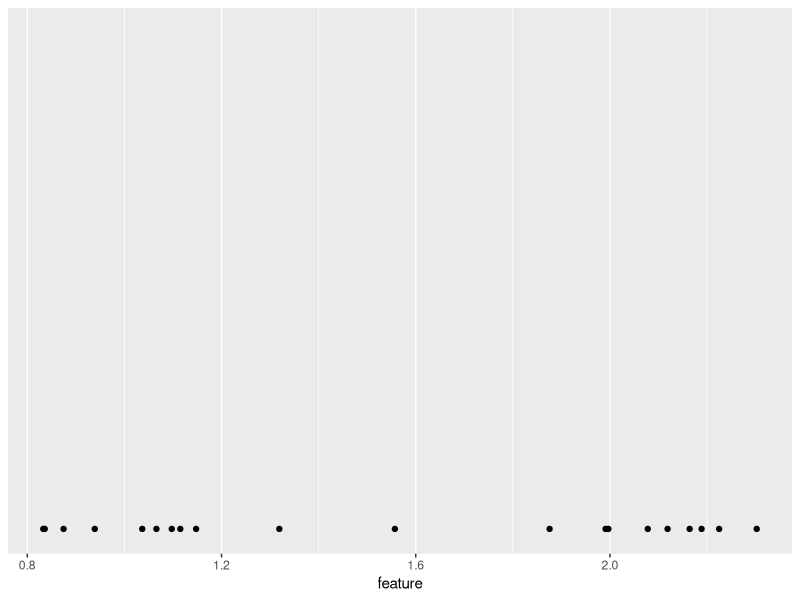
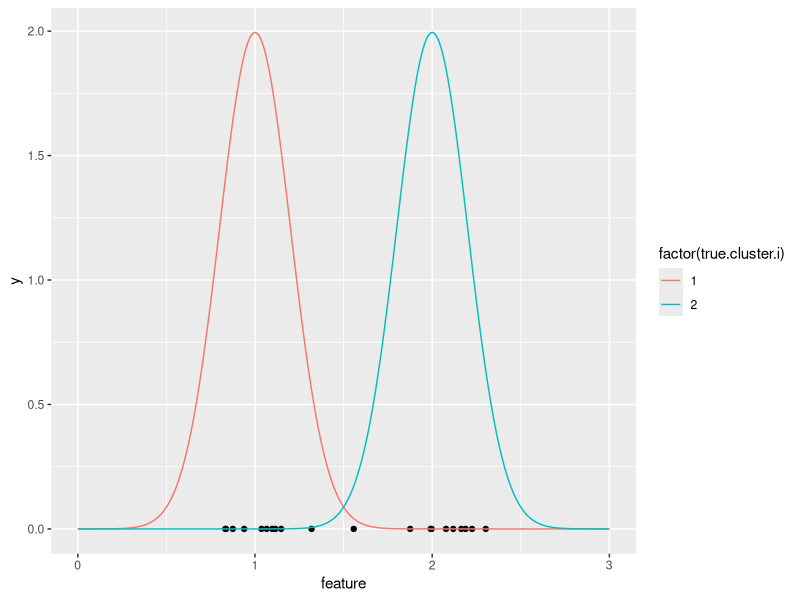
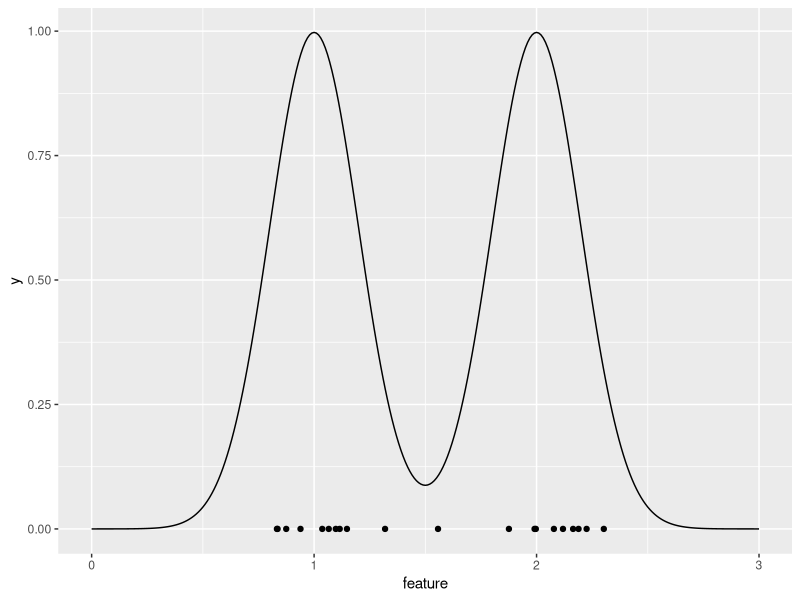
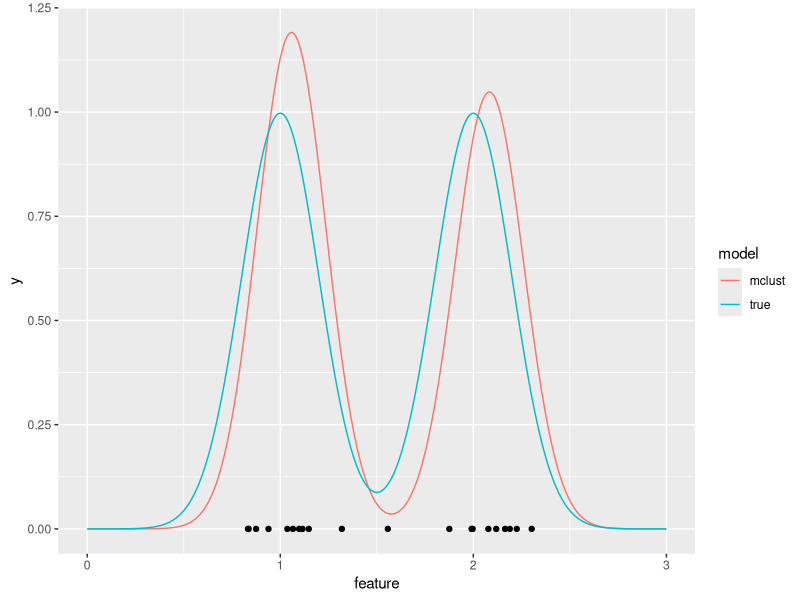
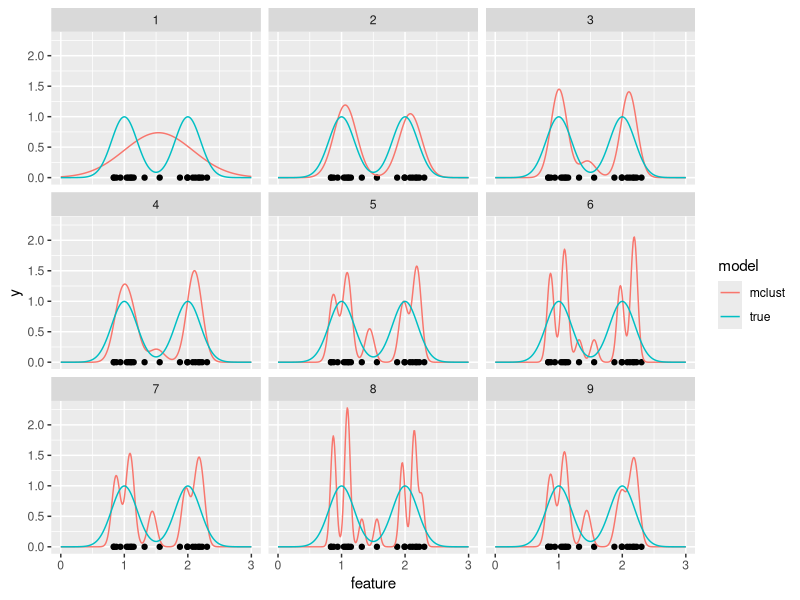
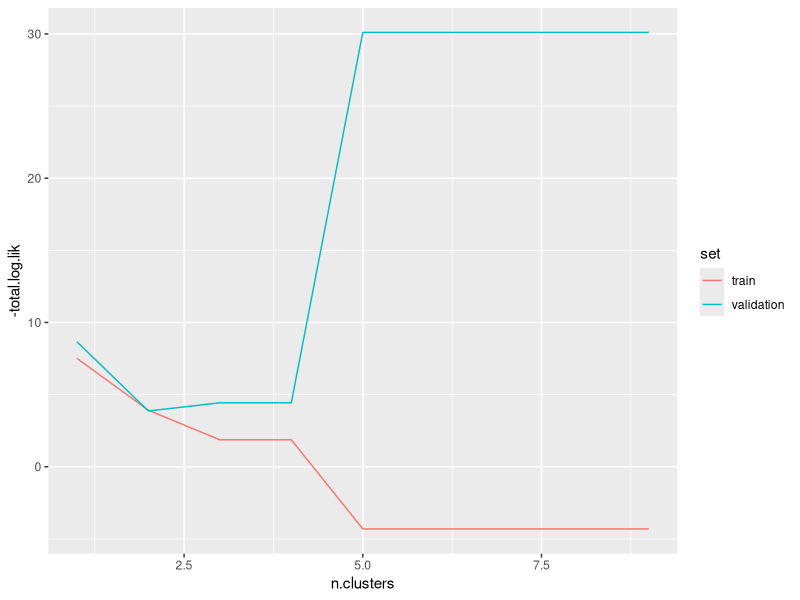

Source code (R) for these figures, in order:
N.true.clusters <- 2
true.means <- 1:N.true.clusters
N.simulated.data <- 20
(means.simulated.data <- rep(
  true.means, each=N.simulated.data/N.true.clusters))
set.seed(1)
true.sd <- 0.2
sim.data.vec <- rnorm(N.simulated.data, means.simulated.data, sd=true.sd)
library(data.table)
(sim.data.dt <- data.table(feature=sim.data.vec))
library(ggplot2)
ggplot()+
  geom_point(aes(
    x=feature),
    y=0,
    data=sim.data.dt)

## add true density.
(feature.grid.vec <- seq(0, N.true.clusters+1, by=0.01))
density.dt.list <- list()
for(true.cluster.i in 1:N.true.clusters){
  density.dt.list[[true.cluster.i]] <- data.table(
    true.cluster.i,
    feature=feature.grid.vec,
    density=dnorm(
      feature.grid.vec,
      true.means[[true.cluster.i]],
      sd=true.sd))
}
(density.dt <- do.call(rbind, density.dt.list))
ggplot()+
  geom_point(aes(
    x=feature, y=0),
    data=sim.data.dt)+
  geom_line(aes(
    feature, density, color=factor(true.cluster.i)),
    data=density.dt)

(mixture.dt <- density.dt[, .(
  mix.density=mean(density)
), by=feature ])
ggplot()+
  geom_point(aes(
    x=feature, y=0),
    data=sim.data.dt)+
  geom_line(aes(
    feature, mix.density),
    data=mixture.dt)

library(mclust)
n.clusters <- 2
mclust.model <- mclust::Mclust(sim.data.dt, n.clusters, modelNames="E")
mclust.density.vec <- mclust::dens(
  modelName = mclust.model$modelName,
  data = feature.grid.vec,
  parameters = mclust.model$parameters)

mclust.true.dt <- rbind(
  data.table(mixture.dt, model="true"),
  data.table(
    feature=feature.grid.vec,
    mix.density=mclust.density.vec,
    model="mclust"))
ggplot()+
  geom_point(aes(
    x=feature, y=0),
    data=sim.data.dt)+
  geom_line(aes(
    feature, mix.density, color=model),
    data=mclust.true.dt)

mclust.components.list <- list()
for(n.clusters in 1:9){
  mclust.model <- mclust::Mclust(sim.data.dt, n.clusters, modelNames="E")
  mclust.density.vec <- mclust::dens(
    modelName = mclust.model$modelName,
    data = feature.grid.vec,
    parameters = mclust.model$parameters)
  mclust.components.list[[n.clusters]] <- rbind(
    data.table(n.clusters, mixture.dt, model="true"),
    data.table(
      n.clusters,
      feature=feature.grid.vec,
      mix.density=mclust.density.vec,
      model="mclust"))
}
(mclust.components <- do.call(rbind, mclust.components.list))

ggplot()+
  geom_point(aes(
    x=feature, y=0),
    data=sim.data.dt)+
  geom_line(aes(
    feature, mix.density, color=model),
    data=mclust.components)+
  facet_wrap("n.clusters")

(set.prop.vec <- c(validation=0.5, train=0.5))
(rounded.counts <- floor(set.prop.vec*(N.simulated.data+1)))
(not.shuffled.sets <- rep(names(set.prop.vec), rounded.counts))
set.seed(1)
(shuffled.sets <- sample(not.shuffled.sets))
sim.data.dt[, set := shuffled.sets ]
sim.data.dt

mclust.split.list <- list()
lik.dt.list <- list()
for(n.clusters in 1:9){
  mclust.model <- mclust::Mclust(
    sim.data.dt[set=="train", feature],
    n.clusters,
    modelNames="E")
  mclust.density.vec <- mclust::dens(
    modelName = mclust.model$modelName,
    data = feature.grid.vec,
    parameters = mclust.model$parameters)
  for(s in names(set.prop.vec)){
    set.dt <- sim.data.dt[set == s]
    log.lik.vec <- mclust::dens(
      modelName = mclust.model[["modelName"]],
      data = set.dt$feature,
      parameters = mclust.model[["parameters"]],
      logarithm=TRUE)
    total.log.lik <- sum(log.lik.vec)
    lik.dt.list[[paste(n.clusters, s)]] <- data.table(
      n.clusters, set=s, total.log.lik)
  }
  mclust.split.list[[n.clusters]] <- rbind(
    data.table(n.clusters, mixture.dt, model="true"),
    data.table(
      n.clusters,
      feature=feature.grid.vec,
      mix.density=mclust.density.vec,
      model="mclust"))
}
(mclust.split <- do.call(rbind, mclust.split.list))
(lik.dt <- do.call(rbind, lik.dt.list))

ggplot()+
  geom_line(aes(
    n.clusters, -total.log.lik, color=set),
    data=lik.dt)
